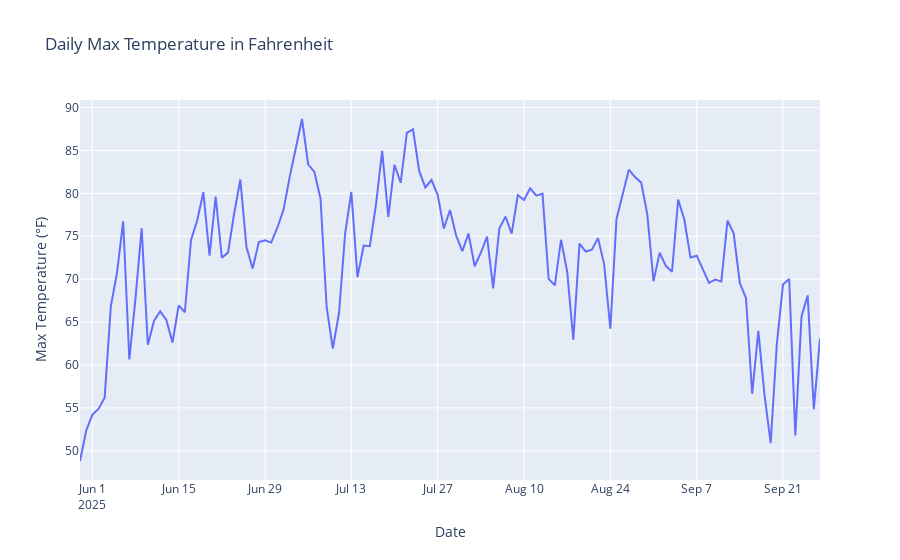

The notebook cell saved with this chart:
### Markdown cell above
## Part 2.5: Plotting (5 points)

Using plotly, make the following plots as line plots:
- of date (x-axis) versus max_temp_F (y-axis) that has the solar_rad_kWh as hover data.
- of date (x-axis) versus precip_mm (y-axis) that has the solar_rad_kWh as hover data.
- of date (x-axis) versus solar_rad_norm (y-axis) that has the solar_rad_kWh as hover data.

### Code cell
import plotly.express as px

fig = px.line(df_nasa, x=df_nasa.index, y='T2M_MAX_F', title='Daily Max Temperature in Fahrenheit', labels={'T2M_MAX_F': 'Max Temperature (°F)', 'date': 'Date'}, hover_data=['solar_rad_kWh_norm'])
fig.show()
